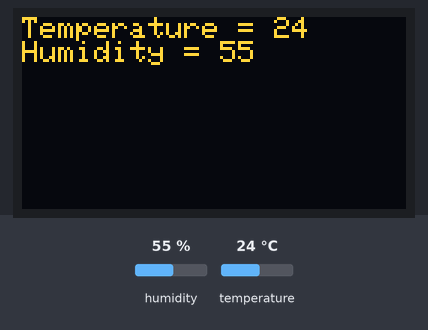
This sketch was run on a simulated Arduino Uno, built with avr-gcc and run on an emulated ATmega328P. Parts: 128×64 one-colour display. The inputs (shaded band) are chosen by the test bench; at power-on: humidity 55 %, temperature 24 °C. The OLED is the two-colour kind (top 16 rows yellow).

Above: at 3.2 s.
3.3 s: humidity set to 22 %
At 4.7 s:
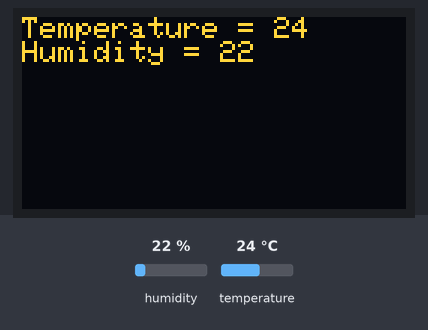
6.0 s: temperature set to 12 °C
At 7.0 s:
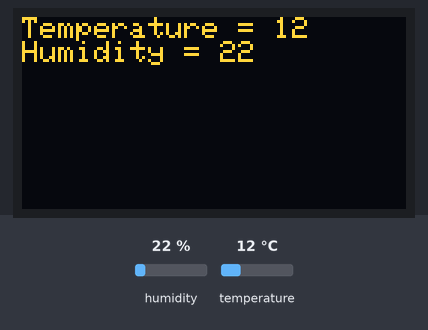
8.7 s: humidity set to 40 %
At 11.4 s:
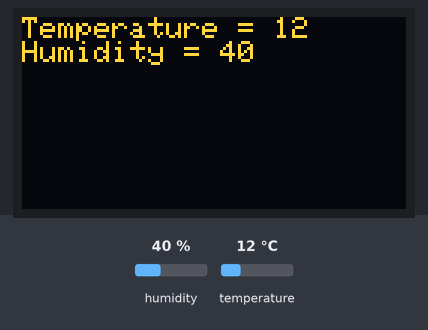
11.7 s: temperature set to 19 °C
Timing chart, 0 to 14.7 s (numbered marks = the images above; inputs shaded):
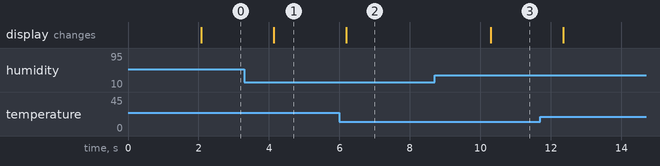

The sketch:

oled-temp.ino
```cpp
#include <Wire.h>
#include <Adafruit_GFX.h>
#include <Adafruit_SSD1306.h>
#include <dht.h>

#define DHT11_PIN A0

#define SWIDTH 128
#define SHEIGHT 64

Adafruit_SSD1306 oled(SWIDTH, SHEIGHT, &Wire, -1);
dht DHT;

void setup() {
  Serial.begin(9600);

  if (!oled.begin(SSD1306_SWITCHCAPVCC, 0x3C)) {
    Serial.println(F("SSD1306 allocation failed"));
    while (true);
  }

  delay(2000);
}

void loop() {
  oled.clearDisplay();

  oled.setTextSize(1);
  oled.setTextColor(WHITE);
  oled.setCursor(0, 0);
  DHT.read11(DHT11_PIN);
  char text[50];
  sprintf(text, "Temperature = %d\nHumidity = %d", (int)DHT.temperature, (int)DHT.humidity);
  oled.println(text);

  oled.display();

  delay(2000);
}
```

Measured:
- after the input at 3.3 s, the display: changes after 0.84 s (image 1)
- after the input at 6.0 s, the display: changes after 0.19 s (image 2)
- after the input at 8.7 s, the display: changes after 1.6 s (image 3)
